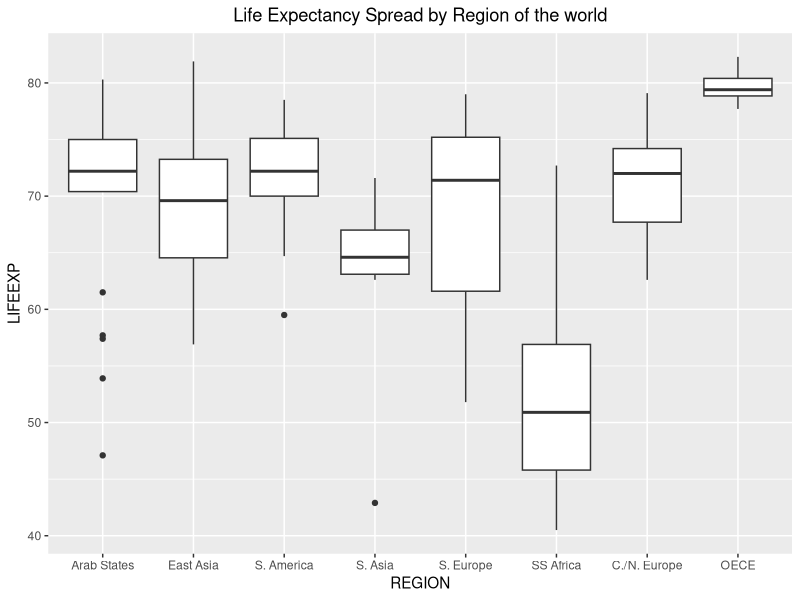

R code for this plot:
## ---- chunk 1
knitr::opts_chunk$set(echo = TRUE)
## ---- chunk 2
library(ggplot2)
library(readxl)
## ---- chunk 3
carbData <- read_excel("Table 6.3 Carbohydrate diet-1.xls", skip = 2, sheet = "Sheet1")
## ---- chunk 4
mod_B <- lm("carbohydrate ~ age + protein", data = carbData)
summary(mod_B)
## ---- chunk 5
beta_hat <- mod_B$coefficients['age']
se_beta_hat <- sqrt(diag(vcov(mod_B)))['age']
CI_bh <- c(beta_hat - 1.96*se_beta_hat, beta_hat + 1.96*se_beta_hat)
names(CI_bh) <- c("Lower Bound", "Upper Bound")
CI_bh
## ---- chunk 6
t_stat <- beta_hat/se_beta_hat
prob_t <- 2*pt(t_stat, df = dim(carbData) - 3)[1]
prob_t
## ---- chunk 7
mod_A <- lm('carbohydrate ~ protein', data = carbData)
summary(mod_A)
## ---- chunk 8
pred_data <- data.frame(protein = c(21))
yhat <- predict.lm(mod_A, pred_data)
n <- dim(carbData)[1]
se_yhat <-  summary(mod_A)$sigma *
sqrt(1 + 1/n + ((21 - mean(carbData$protein))^2)/((n-1)*var(carbData$protein)))
PI <- c(yhat - qt(0.975, df = 18)*se_yhat, yhat + qt(0.975, df = 18)*se_yhat)
names(PI) <- c("PI lower Bound", "PI upper Bound")
PI
## ---- chunk 9
SST <- var(carbData$carbohydrate)*(n - 1)
SSE_full <- SST * (1 - summary(mod_B)$r.squared)
SSE_reduced <- SST * (1 - summary(mod_A)$r.squared)
MSE <- (summary(mod_B)$sigma)^2
F_stat <- (SSE_reduced - SSE_full)/MSE
F_stat
## ---- chunk 10
pf(F_stat, df1 = 1, df2 = n - 3, lower.tail = FALSE)
## ---- chunk 11
UN_data <- read.csv("UNLifeExpectancy-3.csv", header = TRUE)
## ---- chunk 12
reg_UN <- lm("LIFEEXP ~ FERTILITY + PUBLICEDUCATION + log(PRIVATEHEALTH)",
             data = UN_data)
summary(reg_UN)
## ---- chunk 13
comp_UN_data <- subset(UN_data,complete.cases(PUBLICEDUCATION,
                                              PRIVATEHEALTH,
                                              FERTILITY))
reg_UN_red <- lm("LIFEEXP ~ FERTILITY", data = comp_UN_data)
n_UN_comp <- dim(comp_UN_data)[1]
SST_UN <- var(UN_data$LIFEEXP)*(n_UN_comp - 1)
SSE_full_UN <- SST_UN * (1 - summary(reg_UN)$r.squared)
SSE_reduced_UN <- SST_UN * (1 - summary(reg_UN_red)$r.squared)
MSE_UN <- (summary(reg_UN)$sigma)^2
F_stat_UN <- (SSE_reduced_UN - SSE_full_UN)/(2*MSE_UN)
F_stat_UN
## ---- chunk 14
pf(F_stat_UN, df1 = 2, df2 = n_UN_comp - 4, lower.tail = FALSE)
## ---- chunk 15
UN_data$REGION <- factor(UN_data$REGION, levels = 1:8, ordered = TRUE)
RegionLabels <- c("Arab States", "East Asia", "S. America", "S. Asia", 
                  "S. Europe", "SS Africa", "C./N. Europe",
                  "OECE")
ggplot(UN_data) + geom_boxplot(aes(x = REGION, y = LIFEEXP)) +
  scale_x_discrete(labels= RegionLabels) + 
  ggtitle("Life Expectancy Spread by Region of the world") +
  theme(plot.title = element_text(hjust = 0.5))
  
## ---- chunk 16
region_reg_UN <- 
lm("LIFEEXP ~ FERTILITY + PUBLICEDUCATION + log(PRIVATEHEALTH) + factor(REGION)",
    data = comp_UN_data)
summary(region_reg_UN)
## ---- chunk 17
predict_frame <- data.frame(t(cbind(c(2,5,exp(1),1),c(2,5,exp(1),6))))
colnames(predict_frame) <- c("FERTILITY", "PUBLICEDUCATION",
                             "PRIVATEHEALTH", "REGION")
predictions <- predict.lm(region_reg_UN, newdata = predict_frame)
names(predictions) <- c("Arab State", "Sub-Saharan Africa")
predictions
